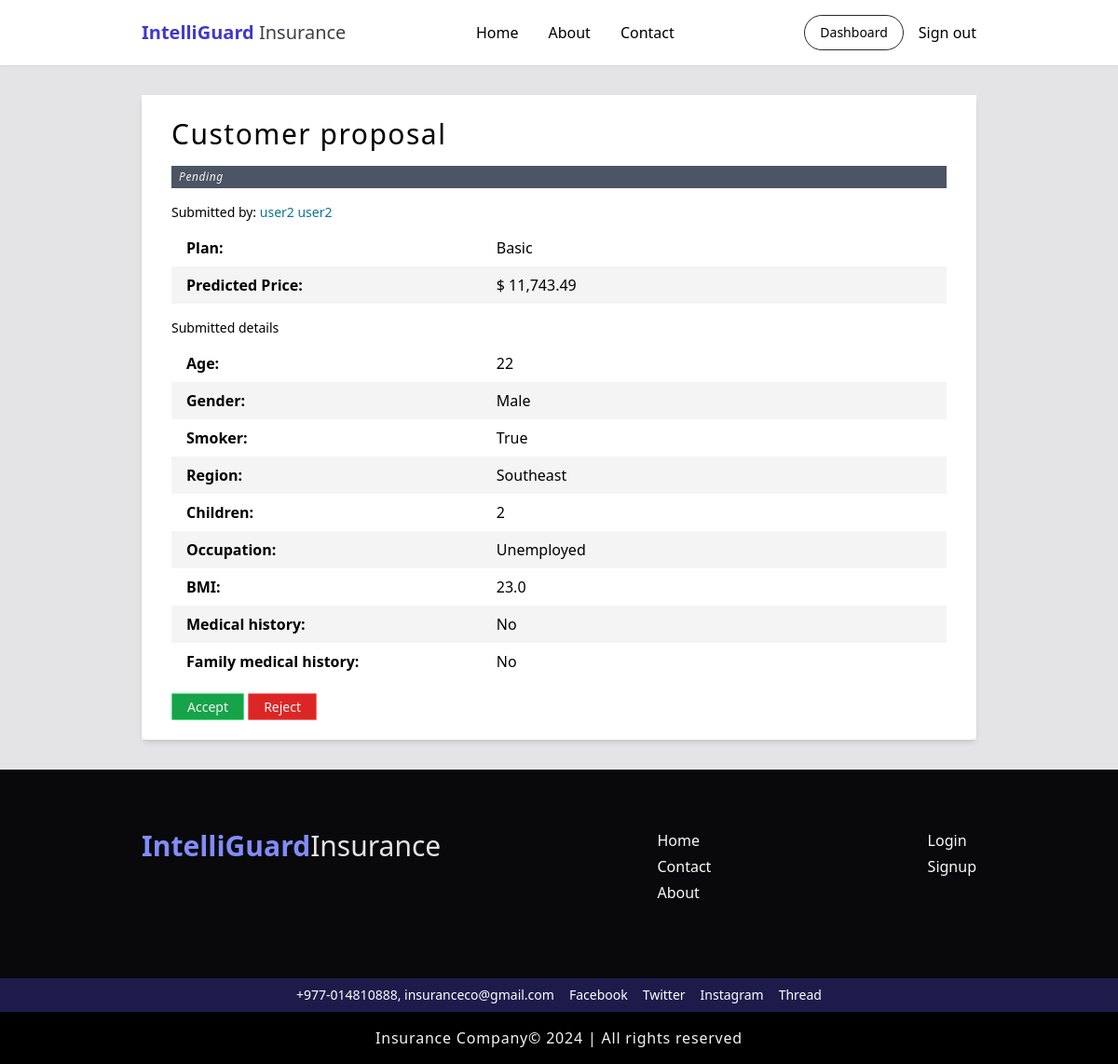
The app's page /admins/customerproposal/4/ (signed in) with its own data.
### insurance/models.py (models this page shows, shortened)
class Proposal(models.Model):
    package = models.ForeignKey(
        Package,
        on_delete=models.CASCADE,
        related_name="package_proposals",
        null=False,
        blank=False,
    )
    date_created = models.DateTimeField(
        auto_now_add=True,
        null=False,
        blank=False,
    )
    predicted_amt = models.FloatField(
        default=0,
        null=False,
        blank=False,
    )
    status = models.CharField(
        max_length=15,
        choices=[
            ("pending", "pending"),
            ("accepted", "accepted"),
            ("rejected", "rejected"),
        ],
        default="pending",
        null=False,
        blank=False,
    )
    reviewed = models.BooleanField(
        default=False,
        null=False,
        blank=False,
    )
    insurance_profile = models.ForeignKey(
        InsuranceProfile,
        on_delete=models.CASCADE,
        related_name="insurance_profile_proposal",
        null=False,
        blank=False,
    )

class InsuranceProfile(models.Model):
    user = models.ForeignKey(
        User,
        on_delete=models.CASCADE,
        related_name="user_insurance_profiles",
        null=False,
        blank=False,
    )
    age = models.IntegerField(
        default=18,
        validators=[MinValueValidator(18), MaxValueValidator(64)],
        null=False,
        blank=False,
        verbose_name="Age",
    )
    gender = models.CharField(
        max_length=6,
        default="male",
        choices=[("male", "Male"), ("female", "Female")],
        verbose_name="Gender",
        null=False,
        blank=False,
    )
    region = models.CharField(
        max_length=15,
        default="southeast",
        choices=[
            ("southeast", "Southeast"),
            ("southwest", "Southwest"),
            ("northwest", "Northwest"),
            ("northeast", "Northeast"),
        ],
        verbose_name="Region",
        null=False,
        blank=False,
    )
    smoker = models.BooleanField(
        default=False,
        verbose_name="Smoker",
        null=False,
        blank=False,
    )
    children = models.IntegerField(
        default=0,
        validators=[MinValueValidator(0), MaxValueValidator(5)],
        null=False,
        blank=False,
        verbose_name="Number of children",
    )
    occupation = models.CharField(
        max_length=20,
        default="Unemployed",
        choices=[
            ("Student", "Student"),
            ("Unemployed", "Unemployed"),
            ("White collar", "White collar"),
            ("Blue collar", "Blue collar"),
        ],
        verbose_name="Occupation",
        null=False,
        blank=False,
    )
    bmi = models.FloatField(
        default=0,
        verbose_name="BMI",
        null=False,
        blank=False,
    )
    medical_history = models.CharField(
        max_length=20,
        default="no",
        choices=[
            ("no", "No"),
            ("Heart disease", "Heart disease"),
            ("High blood pressure", "High blood pressure"),
            ("Diabetes", "Diabetes"),
        ],
        verbose_name="Medical History",
        null=False,
        blank=False,
    )
    family_medical_history = models.CharField(
        max_length=20,
        default="no",
        choices=[
            ("no", "No"),
            ("Heart disease", "Heart disease"),
            ("High blood pressure", "High blood pressure"),
            ("Diabetes", "Diabetes"),
        ],
        verbose_name="Family Medical History",
        null=False,
        blank=False,
    )
    exercise_frequency = models.CharField(
        max_length=12,
        default="No",
        choices=[
            ("Never", "Never"),
            ("Occasionally", "Occasionally"),
            ("Rarely", "Rarely"),
            ("Frequently", "Frequently"),
        ],
        verbose_name="Exercise Frequency",
        null=False,
        blank=False,
    )
    insurance_profile = models.BooleanField(
        default=False,
        null=False,
        blank=False,
    )

class Package(models.Model):
    package_name = models.CharField(max_length=500)
    coverage_limit = models.FloatField(
        default=0,
        null=False,
        blank=False,
    )
    premium = models.FloatField(
        default=0,
        null=False,
        blank=False,
    )
    deductibles = models.FloatField(
        default=0,
        null=False,
        blank=False,
    )
    waiting_period = models.FloatField(
        default=0,
        null=False,
        blank=False,
    )
    policy_period = models.FloatField(
        default=0,
        null=False,
        blank=False,
    )
    coverage_options = models.ManyToManyField(
        CoverageOption,
    )
    network_options = models.CharField(
        max_length=1000,
        choices=network_choices,
        null=False,
        blank=False,
    )

### admins/views.py (the view)
class ProposalDetailView(AdminRequiredMixin, DetailView):
    model = Proposal
    template_name = "admins/customerproposalbyid.html"
    context_object_name = "proposal"

### admins/mixins.py (called while the page is built)
    def test_func(self):
        return self.request.user.is_staff

### templates/admins/customerproposalbyid.html (shortened to what this page needs)
{% extends 'generic/base_generic.html' %}
{% block content %}
<div class="card">
  <h3>Customer proposal</h3>
  <div>
    <div
      class="italic font-medium tracking-wider {% if proposal.status == 'pending' %}bg-gray-600 {% elif proposal.status == 'accepted' %} bg-green-600 {% else %} bg-red-500 {% endif %} text-zinc-100 text-xs w-full px-2 py-1"
    >
      {{ proposal.status | capfirst }}
    </div>
  </div>
  <div class="text-sm mb-2 mt-4">
    Submitted by:
    <span
      class="text-cyan-700 font-normal hover:underline hover:underline-offset-1 cursor-pointer"
      >{{ proposal.insurance_profile.user.first_name }} {{ proposal.insurance_profile.user.last_name }}</span
    >
  </div>
  <table class="table-customer-profile">
    <tr>
      <th>Plan:</th>
      <td>{{ proposal.package.package_name }}</td>
    </tr>
    <tr>
      <th>Predicted Price:</th>
      {% load humanize %}
      <td>$ {{ proposal.predicted_amt | floatformat:2 | intcomma }}</td>
    </tr>
  </table>
  <div class="text-sm mb-2 mt-4">Submitted details</div>
  <table class="table-customer-profile mb-4">
    <tr>
      <th>Age:</th>
      <td>{{ proposal.insurance_profile.age }}</td>
    </tr>
    <tr>
      <th>Gender:</th>
      <td>{{ proposal.insurance_profile.gender | capfirst }}</td>
    </tr>
    <tr>
      <th>Smoker:</th>
      <td>{{ proposal.insurance_profile.smoker }}</td>
    </tr>
    <tr>
      <th>Region:</th>
      <td>{{ proposal.insurance_profile.region | capfirst }}</td>
    </tr>
    <tr>
      <th>Children:</th>
      <td>{{ proposal.insurance_profile.children }}</td>
    </tr>
    <tr>
      <th>Occupation:</th>
      <td>{{ proposal.insurance_profile.occupation }}</td>
    </tr>
    <tr>
      <th>BMI:</th>
      <td>{{ proposal.insurance_profile.bmi }}</td>
    </tr>
    <tr>
      <th>Medical history:</th>
      <td>{{ proposal.insurance_profile.medical_history | capfirst }}</td>
    </tr>
    <tr>
      <th>Family medical history:</th>
      <td>{{ proposal.insurance_profile.family_medical_history | capfirst }}</td>
    </tr>
  </table>
  {% if proposal.status == 'pending' %}
    <div>
      <a
        href="{% url 'reviewproposal' id=proposal.id %}?status=accepted"
        class="bg-green-600 border border-green-400 px-4 py-1 text-zinc-100 rounded-sm text-sm hover:bg-green-600/90"
        >Accept</a
      >
      <a
        href="{% url 'reviewproposal' id=proposal.id %}?status=rejected"
        class="bg-red-600 border border-red-400 px-4 py-1 text-zinc-100 rounded-sm text-sm hover:bg-red-600/90"
        >Reject</a
      >
    </div>
  {% endif %}
</div>
{% endblock %}

### templates/generic/base_generic.html (shortened to what this page needs)
<!doctype html>
<html lang="en">
  <head>
    {% load static %}
    <link rel="stylesheet" href="{% static 'css/style.css' %}" />
  </head>
  <body>
    {% block header %}
    <header class="bg-white w-full py-4 drop-shadow-sm">
      <div class="max-w-4xl w-[90%] mx-auto flex justify-between items-center">
        <a
          class="block text-indigo-700 text-xl font-bold"
          href="{% url 'home' %}"
        >
          IntelliGuard
          <span class="text-zinc-700 font-normal">Insurance</span>
        </a>
        <nav class="hidden list-none pl-0 sm:flex gap-8 font-normal">
          <li><a href="{% url 'home' %}">Home</a></li>
          <li><a href="{% url 'about' %}">About</a></li>
          <li><a href="{% url 'contact' %}">Contact</a></li>
        </nav>
        <nav
          class="hidden sm:flex list-none pl-0 gap-4 font-normal items-center"
        >
          {% if user.is_authenticated %}
            {% if user.is_staff %}
              <a
                href="{% url 'dashboard' %}"
                class="border border-zinc-800 px-4 py-2 rounded-3xl text-sm hover:bg-zinc-100 active:bg-zinc-200"
                >Dashboard</a
              >
            {% endif %}
            <form method="POST" action="{% url 'signout' %}">
              <button type="submit">Sign out</button>
            </form>
          {% else %}
            <a class="btn-full" href="{% url 'signin' %}">Signin</a>
            <a class="btn-outline" href="{% url 'signup' %}">Signup</a>
          {% endif %}
        </nav>
      </div>
    </header>
    {% endblock %}
    <div class="min-h-[60vh]">
      <div class="max-w-4xl w-[90%] mx-auto bg-white">
        {% block content %} {% endblock %}
      </div>
    </div>
    {% block footer %}
    <footer class="bg-zinc-950">
      <div
        class="max-w-4xl w-[90%] mx-auto flex flex-col sm:flex-row justify-between text-zinc-50 py-16"
      >
        <div
          class="flex items-center justify-center sm:items-start sm:justify-start text-3xl font-bold text-indigo-400 mb-8"
        >
          IntelliGuard
          <span class="text-zinc-200 font-normal">Insurance</span>
        </div>
        <div class="mb-4">
          <ul
            class="p-0 flex flex-row gap-8 sm:gap-1 sm:items-baseline items-center justify-center sm:flex-col"
          >
            <li>
              <a class="hover:underline" href="{% url 'home' %}">Home</a>
            </li>
            <li>
              <a class="hover:underline" href="{% url 'contact' %}">Contact</a>
            </li>
            <li>
              <a class="hover:underline" href="{% url 'about' %}">About</a>
            </li>
          </ul>
        </div>
        <div>
          <ul
            class="p-0 flex flex-row gap-8 sm:gap-1 sm:items-baseline items-center justify-center sm:flex-col"
          >
            <li>
              <a class="hover:underline" href="{% url 'signin' %}">Login</a>
            </li>
            <li>
              <a class="hover:underline" href="{% url 'signup' %}">Signup</a>
            </li>
          </ul>
        </div>
      </div>
      <div
        class="w-full bg-indigo-950 text-white flex items-center justify-center gap-4 text-sm py-2 flex-wrap"
      >
        <a href="#">+977-014810888, insuranceco@gmail.com</a>
        <a href="#" class="hover:underline">Facebook</a>
        <a href="#" class="hover:underline">Twitter</a>
        <a href="#" class="hover:underline">Instagram</a>
        <a href="#" class="hover:underline">Thread</a>
      </div>
      <div
        class="w-full bg-black text-center text-zinc-100 py-4 tracking-wider"
      >
        Insurance Company&copy; 2024 | All rights reserved
      </div>
    </footer>
    {% endblock %}
  </body>
</html>

### records on screen
Proposal: status "Pending", insurance_profile.user.first_name "user2", insurance_profile.user.last_name "user2", package.package_name "Basic", predicted_amt "11,743.49", insurance_profile.age "22", insurance_profile.gender "Male", insurance_profile.smoker "True", insurance_profile.region "Southeast", insurance_profile.children "2", insurance_profile.occupation "Unemployed", insurance_profile.bmi "23.0", insurance_profile.medical_history "No", insurance_profile.family_medical_history "No"
